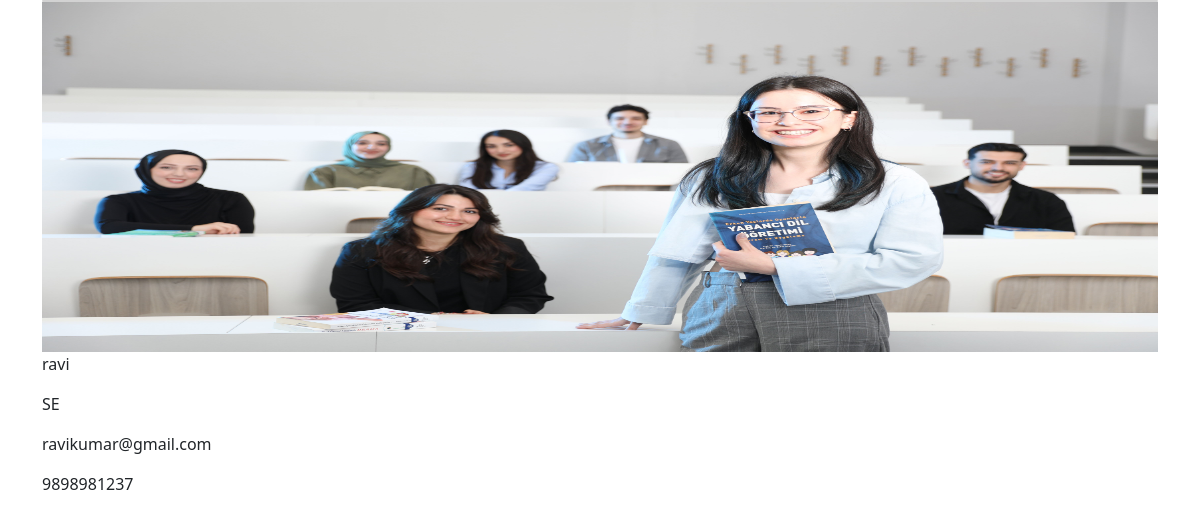
The app's page /cint/2/ with its own data.
### app/models.py (models this page shows)
class Employee(models.Model):
    firstname = models.CharField(max_length=100)
    lastname = models.CharField(max_length=100)
    photo = models.ImageField(upload_to='images/', blank=True, null=True)
    designation = models.CharField(max_length=100)
    email_address = models.CharField(max_length=100)
    phone_number = models.CharField(max_length=100)

### app/views.py (the view)
# urls.py: path('cint/<id>/', views.detail,name='employee_detail'),
def detail(request,id):
    employee=Employee.objects.get(id=id)
    return render(request,'app/employee_detail.html',{'employee':employee})

### app/templates/app/employee_detail.html (shortened to what this page needs)
<!DOCTYPE html>
<html lang="en">
<head>
    <link rel="stylesheet" href="https://cdn.jsdelivr.net/npm/bootstrap@5.3.9/dist/css/bootstrap.min.css">
</head>
<body>
    <div class="container mr-3">
        <div>
            {% if employee.photo %}
              <img src="{{ employee.photo.url }}" alt="photo" class="card-img-top" width="100" height="350" object-fit:cover; border-radius: 8px;>
            {% else %}
              <p>No Photo Available</p>
            {% endif %}
        </div>
        <div>
            <p>{{employee.firstname}} {{employee.last_name}}</p>
            <p>{{employee.designation}}</p>
            <p>{{employee.email_address}}</p>
            <p>{{employee.phone_number}}</p>
        </div>
    </div>
</body>
</html>

### records on screen
Employee: photo (picture), firstname "ravi", designation "SE", email_address "ravikumar@gmail.com", phone_number "9898981237"
